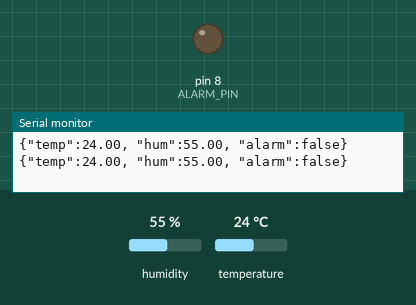
This sketch was run on a simulated Arduino Uno, built with avr-gcc and run on an emulated ATmega328P. Parts: output pins drawn as LEDs (lit = HIGH), the last lines printed to the serial monitor. The test bench sets the inputs (shaded band); at power-on: temperature 24 °C, humidity 55 %.

Above: at 4.8 s.
4.9 s: temperature set to 27 °C
7.9 s: temperature set to 30 °C
At 8.8 s:
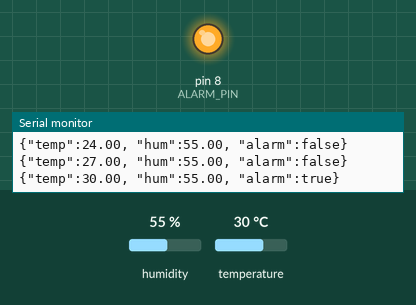
10.9 s: temperature set to 12 °C
At 12.5 s:
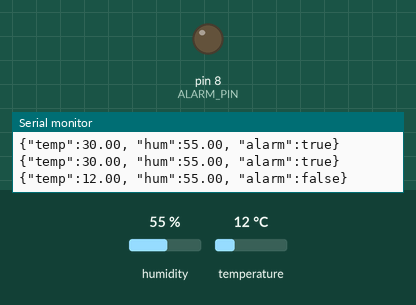
13.9 s: temperature set to 33 °C
At 14.9 s:
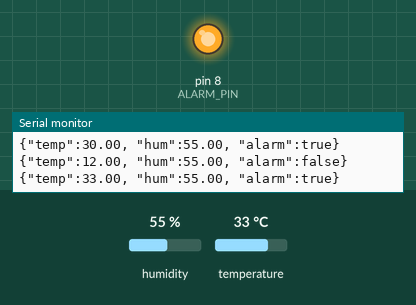
Timing chart, 0 to 16.9 s (numbered marks = the images above; inputs shaded):
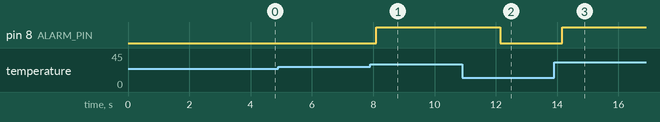

Measured:
- the behaviour switches between 28 and 29 °C on temperature (found by bisection; images 0 and 1)
- after the input at 7.9 s, pin 8 (ALARM_PIN): LOW → HIGH after 0.20 s
- after the input at 10.9 s, pin 8 (ALARM_PIN): HIGH → LOW after 1.2 s
- after the input at 13.9 s, pin 8 (ALARM_PIN): LOW → HIGH after 0.27 s

The sketch:

react2.ino
```cpp
#include "DHT.h"

#define DHTPIN 2     // Пинът към който е вързан сензора
#define DHTTYPE DHT11   // Или DHT22, ако ползвате белия сензор
#define ALARM_PIN 8  // Пин за зумера и диода

DHT dht(DHTPIN, DHTTYPE);

void setup() {
  Serial.begin(9600);
  dht.begin();
  pinMode(ALARM_PIN, OUTPUT);
}

void loop() {
  // Изчакваме малко между измерванията
  delay(2000);

  // Четем влажност и температура
  float h = dht.readHumidity();
  float t = dht.readTemperature();

  // Проверка за грешки при четенето
  if (isnan(h) || isnan(t)) {
    // Пращаме грешка в JSON формат
    Serial.println("{\"error\": true}");
    return;
  }

  // Логика за Хардуерна Аларма (ако е над 28 градуса)
  bool alarmActive = false;
  if (t > 28.0) {
    digitalWrite(ALARM_PIN, HIGH); // Свири!
    alarmActive = true;
  } else {
    digitalWrite(ALARM_PIN, LOW); // Мълчи
    alarmActive = false;
  }

  // Пращаме JSON към React
  // Пример: {"temp": 24.5, "hum": 60, "alarm": false}
  Serial.print("{\"temp\":");
  Serial.print(t);
  Serial.print(", \"hum\":");
  Serial.print(h);
  Serial.print(", \"alarm\":");
  Serial.print(alarmActive ? "true" : "false");
  Serial.println("}");
}
```
